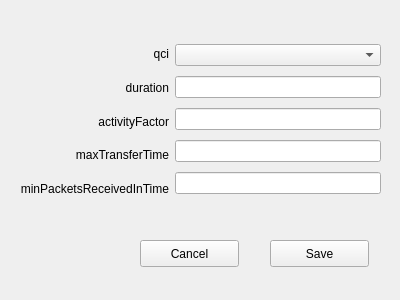
<?xml version="1.0" encoding="UTF-8"?>
<ui version="4.0">
 <class>AddVoipForm</class>
 <widget class="QWidget" name="AddVoipForm">
  <property name="geometry">
   <rect>
    <x>0</x>
    <y>0</y>
    <width>400</width>
    <height>300</height>
   </rect>
  </property>
  <property name="windowTitle">
   <string>Form</string>
  </property>
  <widget class="QPushButton" name="bt_save">
   <property name="geometry">
    <rect>
     <x>270</x>
     <y>240</y>
     <width>99</width>
     <height>27</height>
    </rect>
   </property>
   <property name="text">
    <string>Save</string>
   </property>
  </widget>
  <widget class="QPushButton" name="bt_cancel">
   <property name="geometry">
    <rect>
     <x>140</x>
     <y>240</y>
     <width>99</width>
     <height>27</height>
    </rect>
   </property>
   <property name="text">
    <string>Cancel</string>
   </property>
  </widget>
  <widget class="QWidget" name="layoutWidget">
   <property name="geometry">
    <rect>
     <x>20</x>
     <y>40</y>
     <width>361</width>
     <height>163</height>
    </rect>
   </property>
   <layout class="QHBoxLayout" name="horizontalLayout">
    <item>
     <layout class="QVBoxLayout" name="verticalLayout">
      <item>
       <widget class="QLabel" name="lbl_qci">
        <property name="layoutDirection">
         <enum>Qt::LeftToRight</enum>
        </property>
        <property name="text">
         <string>qci</string>
        </property>
        <property name="alignment">
         <set>Qt::AlignRight|Qt::AlignTrailing|Qt::AlignVCenter</set>
        </property>
       </widget>
      </item>
      <item>
       <widget class="QLabel" name="lbl_duration">
        <property name="text">
         <string>duration</string>
        </property>
        <property name="alignment">
         <set>Qt::AlignRight|Qt::AlignTrailing|Qt::AlignVCenter</set>
        </property>
       </widget>
      </item>
      <item>
       <widget class="QLabel" name="lbl_activityFactor">
        <property name="text">
         <string>activityFactor</string>
        </property>
        <property name="alignment">
         <set>Qt::AlignRight|Qt::AlignTrailing|Qt::AlignVCenter</set>
        </property>
       </widget>
      </item>
      <item>
       <widget class="QLabel" name="lbl_maxTransferTime">
        <property name="text">
         <string>maxTransferTime</string>
        </property>
        <property name="alignment">
         <set>Qt::AlignRight|Qt::AlignTrailing|Qt::AlignVCenter</set>
        </property>
       </widget>
      </item>
      <item>
       <widget class="QLabel" name="lbl_minPacketsReceivedInTime">
        <property name="text">
         <string>minPacketsReceivedInTime</string>
        </property>
        <property name="alignment">
         <set>Qt::AlignRight|Qt::AlignTrailing|Qt::AlignVCenter</set>
        </property>
       </widget>
      </item>
     </layout>
    </item>
    <item>
     <layout class="QVBoxLayout" name="verticalLayout_2">
      <item>
       <widget class="QComboBox" name="qciComboVoip">
        <property name="mouseTracking">
         <bool>true</bool>
        </property>
       </widget>
      </item>
      <item>
       <widget class="QLineEdit" name="tet_duration"/>
      </item>
      <item>
       <widget class="QLineEdit" name="tet_activityFactor"/>
      </item>
      <item>
       <widget class="QLineEdit" name="tet_maxTransferTime"/>
      </item>
      <item>
       <widget class="QLineEdit" name="tet_minPacketsReceivedInTime"/>
      </item>
     </layout>
    </item>
   </layout>
  </widget>
 </widget>
 <resources/>
 <connections/>
</ui>
